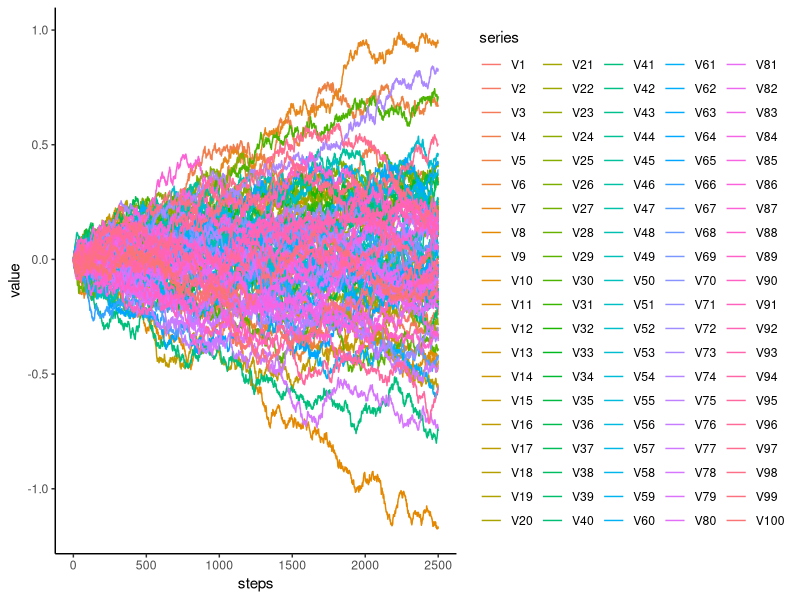

Write R code to recreate this figure.
#Variables
library(ggplot2)
library(reshape2)
rm(list=ls())
paths <- 100
steps <- 250
dt <- 1/250
sigma <- 0.10
time <- 10 #years
total_steps <- time*steps - 1
total_paths <- paths
#Simulation
B <- matrix(nrow = total_steps+1, ncol = paths)

for (j in 1:total_paths) {
  B[1,j] = 0  #By definition of brownian motion
  for (i in 1:total_steps)
    
  {
    B[i+1,j] <- B[i,j] + sqrt(dt)*rnorm(1,mean=0,sd=sigma)
    
  }
}

B <- as.data.frame(B)

end = total_steps + 1
B$steps = seq(1:end)

d <- melt(B, id.vars="steps",variable.name = "series")

ggplot(d, aes(steps,value)) + geom_line(aes(colour = series)) +
  theme_classic()
